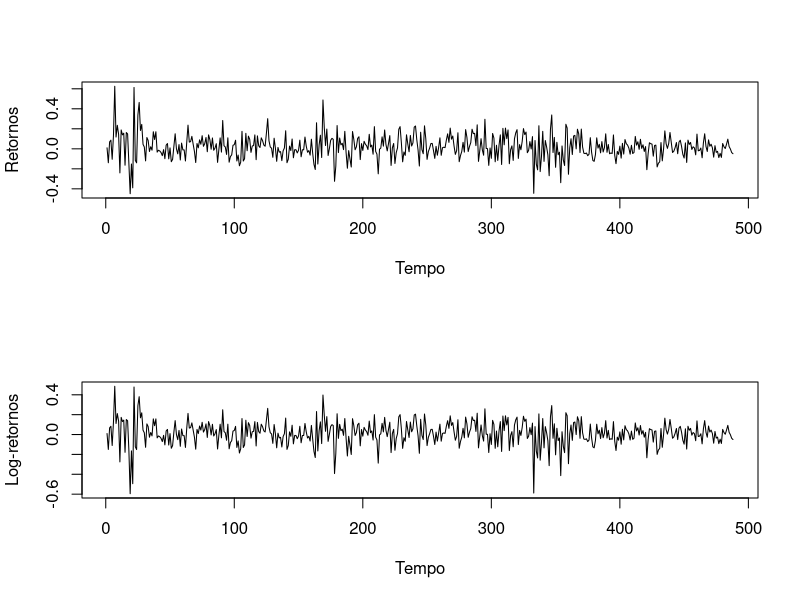
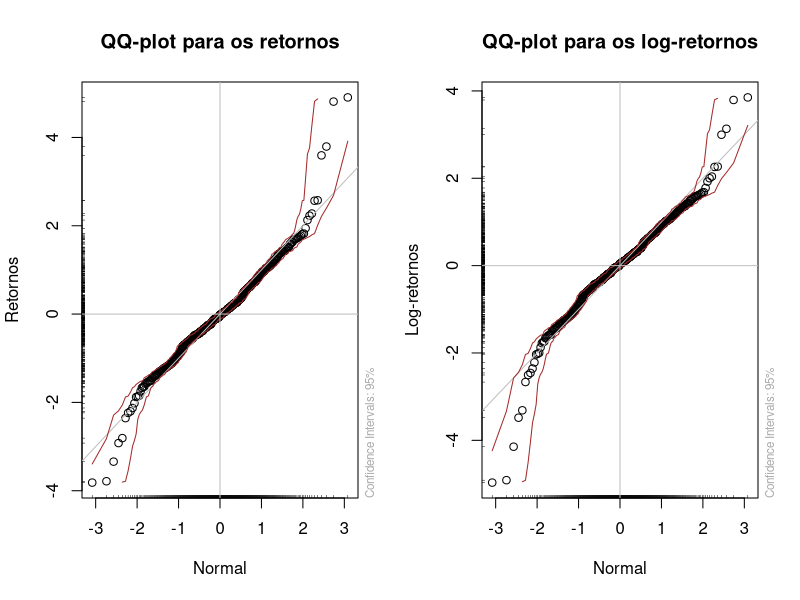
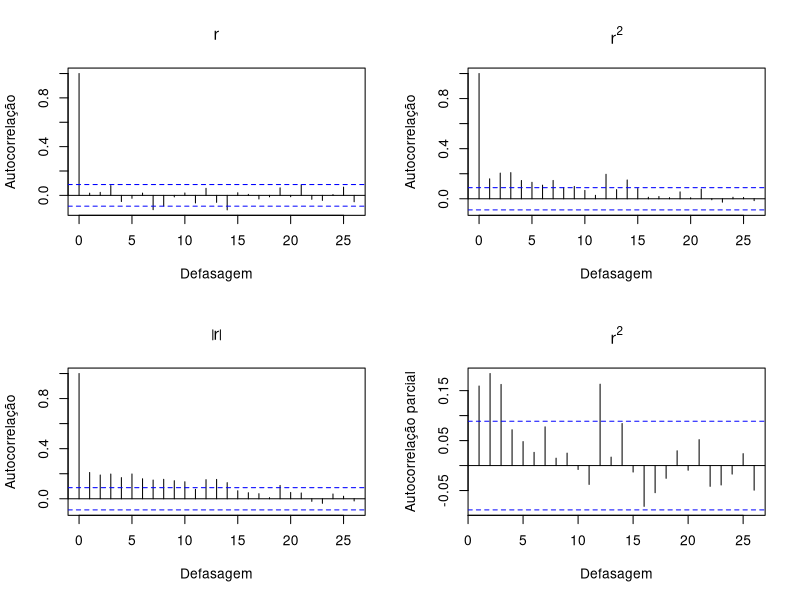

Reproduce these figures in R, in order.
# Carregando dados de retornos.
intel <- read.table('intel-rtn.csv', head=TRUE)

# Séries de retornos e log-retornos.
R <- ts(intel$rtn)
logR <- ts(log(1 + intel$rtn))

# Gráfico das séries.
X11()
par(mfrow=c(2,1))
plot(R, xlab='Tempo', ylab='Retornos', t='l')
plot(logR, xlab='Tempo', ylab='Log-retornos', t='l')

# Descrição básica dos dados.
library('fBasics')
basicStats(R)
basicStats(logR)

# Teste de aderência dos retornos à distribuição normal.
library('tseries')
jarque.bera.test(R)
jarque.bera.test(logR)

# Gráfico quantil-quantil da Normal.
X11()
par(mfrow=c(1,2))
qqnormPlot(R, title=F, labels=F, main='QQ-plot para os retornos', xlab='Normal', ylab='Retornos')
qqnormPlot(logR, title=F, labels=F, main='QQ-plot para os log-retornos', xlab='Normal', ylab='Log-retornos')

# Visualização do efeito ARCH.
X11()
par(mfrow=c(2,2))
acf(logR, xlab='Defasagem', ylab='Autocorrelação', main=expression(r))
acf(logR^2, xlab='Defasagem', ylab='Autocorrelação', main=expression(r^2))
acf(abs(logR), xlab='Defasagem', ylab='Autocorrelação', main=expression(abs(r)))
pacf(logR^2, xlab='Defasagem', ylab='Autocorrelação parcial', main=expression(r^2))

# Teste para o efeito ARCH
Box.test((logR-mean(logR))^2, lag=12, type='Ljung-Box')
